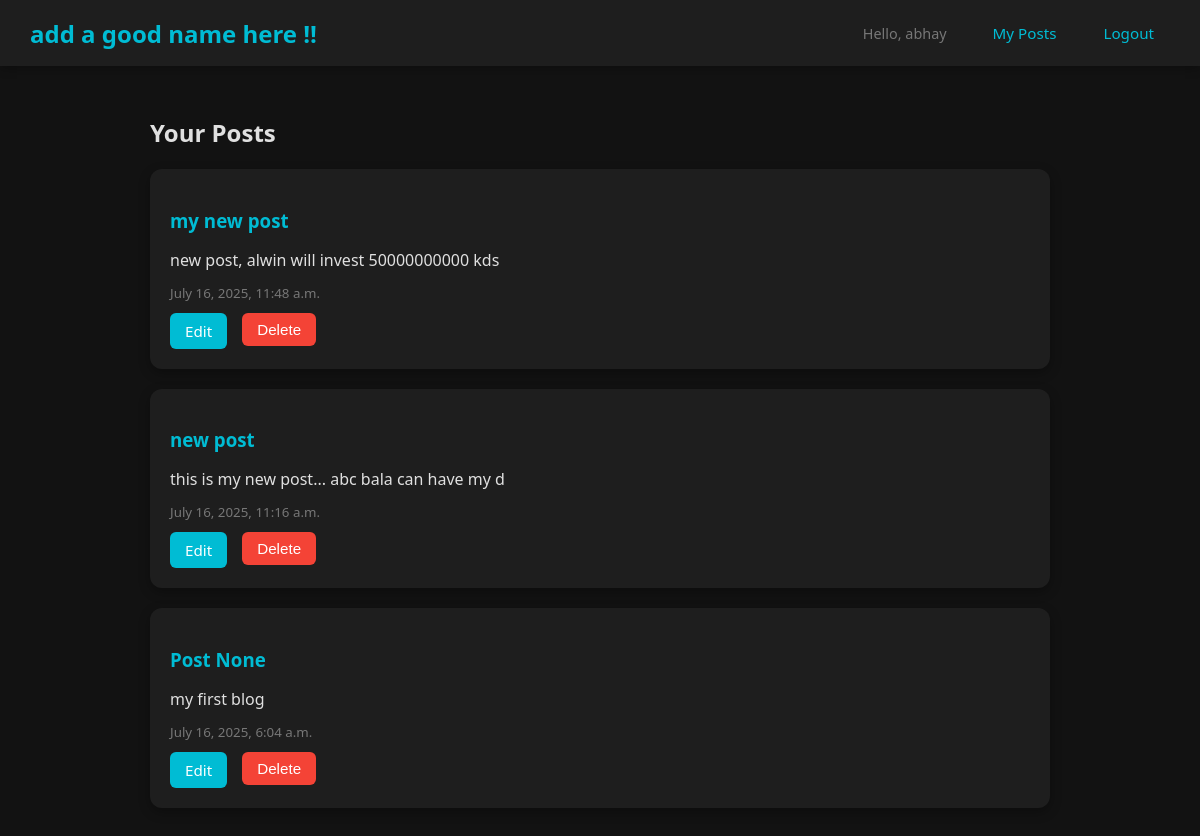
The app's page /myposts/ (signed in) with its own data.
### app/models.py (models this page shows, shortened)
class BlogPost(models.Model):
    author = models.ForeignKey(User, on_delete=models.CASCADE, related_name='blog_posts')
    title = models.CharField(max_length=200, blank=True)
    likes = models.ManyToManyField(User, related_name='liked_posts', blank=True)
    content = models.TextField()
    created_at = models.DateTimeField(default=timezone.now)
    updated_at = models.DateTimeField(auto_now=True)
    slug = models.SlugField(max_length=250, unique_for_date='created_at')
    class Meta:
        ordering = ('-created_at',)
        verbose_name = 'Blog Post'
        verbose_name_plural = 'Blog Posts'

### app/views.py (the view)
# urls.py: path('myposts/', views.user_posts, name='user_posts'),
@login_required
def user_posts(request):
    posts = BlogPost.objects.filter(author=request.user).order_by('-created_at')
    return render(request, 'app/user_posts.html', {'posts': posts})

### app/templates/app/user_posts.html (shortened to what this page needs)
{% extends 'app/base.html' %}
{% block content %}
<div class="user-posts-container">
    <h2>Your Posts</h2>
    {% for post in posts %}
        <div class="post-card">
            <h3>{{ post.title|default:"No Title" }}</h3>
            <p>{{ post.content }}</p>
            <small>{{ post.created_at }}</small>
            <div class="action-buttons">
                <a href="{% url 'edit_post' post.pk %}">Edit</a>
                <form action="{% url 'delete_post' post.pk %}" method="POST" style="display:inline;">
                    <button type="submit" onclick="return confirm('Delete this post?');">Delete</button>
                </form>
            </div>
        </div>
    {% empty %}
        <p style="text-align:center; color:#777;">You have no posts yet.</p>
    {% endfor %}
</div>
{% endblock %}

### app/templates/app/base.html (shortened to what this page needs)
<!DOCTYPE html>
<html lang="en">
<head>
</head>
<body>
    <div class="top-panel">
        <a href="{% url 'blog_home' %}" class="logo">add a good name here !!</a>
        <div class="nav-links">
            {% if user.is_authenticated %}
                <span class="user-greeting">Hello, {{ user.username }}</span>
                <a href="{% url 'user_posts' %}" class="nav-link">My Posts</a>
                <form action="{% url 'logout' %}" method="post" style="display:inline;">
                    <button type="submit" class="nav-link logout-btn">Logout</button>
                </form>
            {% endif %}
        </div>
    </div>
    <main>
        {% block content %}{% endblock %}
    </main>
</body>
</html>

### app/templates/app/base.html (style rules this page uses)
:root { --primary-color: #00bcd4; --primary-hover: #0288d1; --bg-dark: #121212; --bg-panel: #1e1e1e; --text-light: #e0e0e0; --text-muted: #777; }
body { font-family: 'Segoe UI', Tahoma, Geneva, Verdana, sans-serif; background-color: var(--bg-dark); color: var(--text-light); margin: 0; padding: 0; min-height: 100vh; }
.top-panel { background: var(--bg-panel); padding: 15px 30px; display: flex; justify-content: space-between; align-items: center; box-shadow: 0 2px 10px rgba(0, 0, 0, 0.3); position: sticky; top: 0; z-index: 1000; }
.logo { color: var(--primary-color); font-size: 1.5rem; font-weight: bold; text-decoration: none; }
.nav-links { display: flex; gap: 15px; align-items: center; }
.nav-link, .logout-btn { color: var(--primary-color); text-decoration: none; padding: 8px 16px; border-radius: 4px; transition: all 0.3s ease; font-size: 0.95rem; }
.logout-btn { background: none; border: none; cursor: pointer; font-family: inherit; margin: 0; }
.user-greeting { color: var(--text-muted); margin-right: 15px; font-size: 0.9rem; }
main { padding: 20px; max-width: 1200px; margin: 0 auto; }

### app/templates/app/user_posts.html (style rules this page uses)
.user-posts-container { max-width: 900px; margin: 30px auto; }
.post-card { background-color: #1e1e1e; padding: 20px; border-radius: 12px; margin-bottom: 20px; box-shadow: 0 4px 12px rgba(0, 0, 0, 0.3); color: #e0e0e0; }
.post-card h3 { margin-bottom: 10px; color: #00bcd4; }
.post-card p { margin-bottom: 10px; }
.post-card small { color: #777; }
.action-buttons { margin-top: 10px; display: flex; gap: 15px; }
.action-buttons a, .action-buttons button { padding: 8px 15px; border-radius: 6px; border: none; cursor: pointer; font-size: 0.95em; text-decoration: none; transition: background 0.2s; }
.action-buttons a { background-color: #00bcd4; color: #fff; }
.action-buttons button { background-color: #f44336; color: #fff; }

### records on screen
BlogPost: title "my new post", content "new post, alwin will invest 50000000000 kds", created_at "July 16, 2025, 11:48 a.m."
BlogPost: title "new post", content "this is my new post... abc bala can have my d", created_at "July 16, 2025, 11:16 a.m."
BlogPost: title "Post None", content "my first blog", created_at "July 16, 2025, 6:04 a.m."

### other values on screen
{{ user.username }} "abhay"
